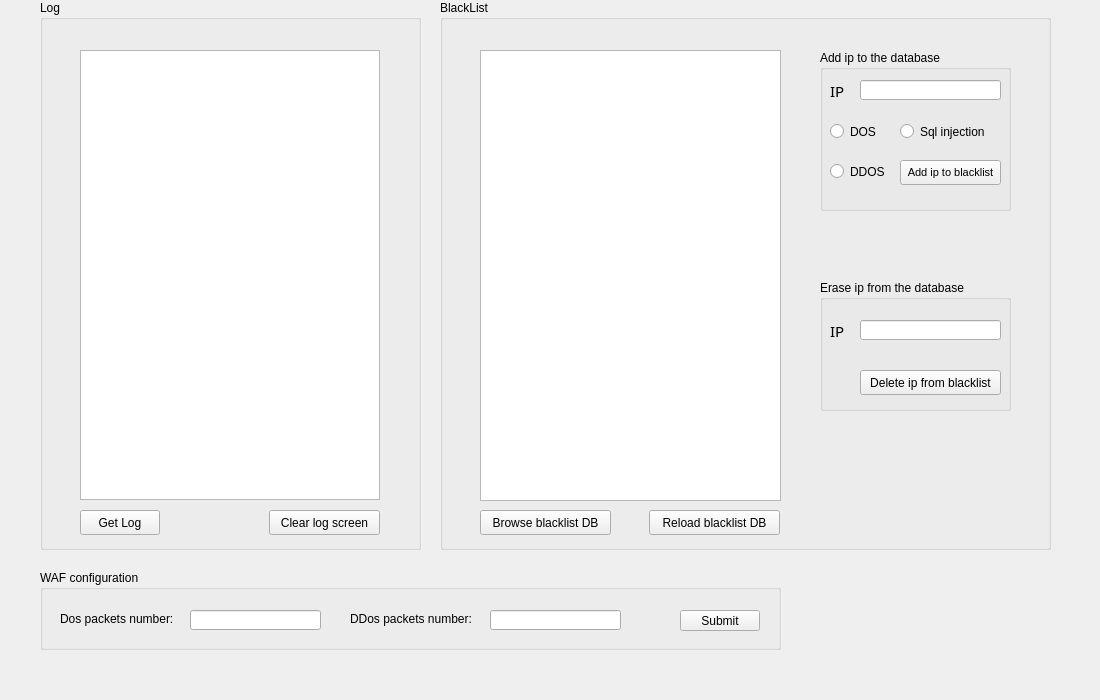
<?xml version="1.0" encoding="UTF-8"?>
<ui version="4.0">
 <class>userInterface</class>
 <widget class="QWidget" name="userInterface">
  <property name="geometry">
   <rect>
    <x>0</x>
    <y>0</y>
    <width>1100</width>
    <height>700</height>
   </rect>
  </property>
  <property name="windowTitle">
   <string>Form</string>
  </property>
  <widget class="QGroupBox" name="groupBox">
   <property name="geometry">
    <rect>
     <x>40</x>
     <y>0</y>
     <width>381</width>
     <height>550</height>
    </rect>
   </property>
   <property name="title">
    <string>Log</string>
   </property>
   <widget class="QTextEdit" name="textEdit">
    <property name="geometry">
     <rect>
      <x>40</x>
      <y>50</y>
      <width>300</width>
      <height>450</height>
     </rect>
    </property>
   </widget>
   <widget class="QPushButton" name="pushButton">
    <property name="geometry">
     <rect>
      <x>40</x>
      <y>510</y>
      <width>80</width>
      <height>25</height>
     </rect>
    </property>
    <property name="text">
     <string>Get Log</string>
    </property>
   </widget>
   <widget class="QPushButton" name="pushButton_2">
    <property name="geometry">
     <rect>
      <x>229</x>
      <y>510</y>
      <width>111</width>
      <height>25</height>
     </rect>
    </property>
    <property name="text">
     <string>Clear log screen</string>
    </property>
   </widget>
  </widget>
  <widget class="QGroupBox" name="groupBox_2">
   <property name="geometry">
    <rect>
     <x>440</x>
     <y>0</y>
     <width>611</width>
     <height>550</height>
    </rect>
   </property>
   <property name="title">
    <string>BlackList</string>
   </property>
   <widget class="QPushButton" name="browseBlacklist">
    <property name="geometry">
     <rect>
      <x>40</x>
      <y>510</y>
      <width>131</width>
      <height>25</height>
     </rect>
    </property>
    <property name="text">
     <string>Browse blacklist DB</string>
    </property>
   </widget>
   <widget class="QPushButton" name="reloadBlacklist">
    <property name="geometry">
     <rect>
      <x>209</x>
      <y>510</y>
      <width>131</width>
      <height>25</height>
     </rect>
    </property>
    <property name="text">
     <string>Reload blacklist DB</string>
    </property>
   </widget>
   <widget class="QGroupBox" name="groupBox_3">
    <property name="geometry">
     <rect>
      <x>380</x>
      <y>280</y>
      <width>191</width>
      <height>131</height>
     </rect>
    </property>
    <property name="title">
     <string>Erase ip from the database</string>
    </property>
    <widget class="QLabel" name="label_5">
     <property name="geometry">
      <rect>
       <x>10</x>
       <y>40</y>
       <width>54</width>
       <height>21</height>
      </rect>
     </property>
     <property name="font">
      <font>
       <family>Noto Sans Adlam</family>
       <pointsize>11</pointsize>
       <bold>false</bold>
      </font>
     </property>
     <property name="text">
      <string>IP</string>
     </property>
    </widget>
    <widget class="QLineEdit" name="deleteIpInput">
     <property name="geometry">
      <rect>
       <x>40</x>
       <y>40</y>
       <width>141</width>
       <height>20</height>
      </rect>
     </property>
    </widget>
    <widget class="QPushButton" name="deleteIpButton_2">
     <property name="geometry">
      <rect>
       <x>40</x>
       <y>90</y>
       <width>141</width>
       <height>25</height>
      </rect>
     </property>
     <property name="font">
      <font>
       <pointsize>9</pointsize>
      </font>
     </property>
     <property name="text">
      <string>Delete ip from blacklist</string>
     </property>
    </widget>
   </widget>
   <widget class="QGroupBox" name="groupBox_4">
    <property name="geometry">
     <rect>
      <x>380</x>
      <y>50</y>
      <width>191</width>
      <height>161</height>
     </rect>
    </property>
    <property name="title">
     <string>Add ip to the database</string>
    </property>
    <widget class="QPushButton" name="addIpButton">
     <property name="geometry">
      <rect>
       <x>80</x>
       <y>110</y>
       <width>101</width>
       <height>25</height>
      </rect>
     </property>
     <property name="font">
      <font>
       <pointsize>8</pointsize>
      </font>
     </property>
     <property name="text">
      <string>Add ip to blacklist</string>
     </property>
    </widget>
    <widget class="QLineEdit" name="addIpInput">
     <property name="geometry">
      <rect>
       <x>40</x>
       <y>30</y>
       <width>141</width>
       <height>20</height>
      </rect>
     </property>
    </widget>
    <widget class="QLabel" name="label">
     <property name="geometry">
      <rect>
       <x>10</x>
       <y>30</y>
       <width>54</width>
       <height>21</height>
      </rect>
     </property>
     <property name="font">
      <font>
       <family>Noto Sans Adlam</family>
       <pointsize>11</pointsize>
       <bold>false</bold>
      </font>
     </property>
     <property name="text">
      <string>IP</string>
     </property>
    </widget>
    <widget class="QRadioButton" name="radioButtonDdos">
     <property name="geometry">
      <rect>
       <x>10</x>
       <y>110</y>
       <width>101</width>
       <height>23</height>
      </rect>
     </property>
     <property name="text">
      <string>DDOS</string>
     </property>
    </widget>
    <widget class="QRadioButton" name="radioButtonDos">
     <property name="geometry">
      <rect>
       <x>10</x>
       <y>70</y>
       <width>101</width>
       <height>23</height>
      </rect>
     </property>
     <property name="text">
      <string>DOS</string>
     </property>
    </widget>
    <widget class="QRadioButton" name="radioButtonSqlInjection">
     <property name="geometry">
      <rect>
       <x>80</x>
       <y>70</y>
       <width>101</width>
       <height>23</height>
      </rect>
     </property>
     <property name="text">
      <string>Sql injection</string>
     </property>
    </widget>
   </widget>
   <widget class="QTableView" name="tableViewBlacklist">
    <property name="geometry">
     <rect>
      <x>40</x>
      <y>50</y>
      <width>301</width>
      <height>451</height>
     </rect>
    </property>
    <property name="showGrid">
     <bool>true</bool>
    </property>
    <property name="gridStyle">
     <enum>Qt::SolidLine</enum>
    </property>
    <property name="cornerButtonEnabled">
     <bool>true</bool>
    </property>
   </widget>
  </widget>
  <widget class="QGroupBox" name="groupBox_5">
   <property name="geometry">
    <rect>
     <x>40</x>
     <y>570</y>
     <width>741</width>
     <height>80</height>
    </rect>
   </property>
   <property name="title">
    <string>WAF configuration</string>
   </property>
   <widget class="QLabel" name="label_2">
    <property name="geometry">
     <rect>
      <x>20</x>
      <y>40</y>
      <width>121</width>
      <height>17</height>
     </rect>
    </property>
    <property name="text">
     <string>Dos packets number:</string>
    </property>
   </widget>
   <widget class="QLineEdit" name="dosInput">
    <property name="geometry">
     <rect>
      <x>150</x>
      <y>40</y>
      <width>131</width>
      <height>20</height>
     </rect>
    </property>
   </widget>
   <widget class="QLineEdit" name="ddosInput">
    <property name="geometry">
     <rect>
      <x>450</x>
      <y>40</y>
      <width>131</width>
      <height>20</height>
     </rect>
    </property>
   </widget>
   <widget class="QLabel" name="label_3">
    <property name="geometry">
     <rect>
      <x>310</x>
      <y>40</y>
      <width>131</width>
      <height>17</height>
     </rect>
    </property>
    <property name="text">
     <string>DDos packets number:</string>
    </property>
   </widget>
   <widget class="QPushButton" name="pushButton_3">
    <property name="geometry">
     <rect>
      <x>640</x>
      <y>40</y>
      <width>80</width>
      <height>21</height>
     </rect>
    </property>
    <property name="text">
     <string>Submit</string>
    </property>
   </widget>
  </widget>
 </widget>
 <resources/>
 <connections/>
</ui>
